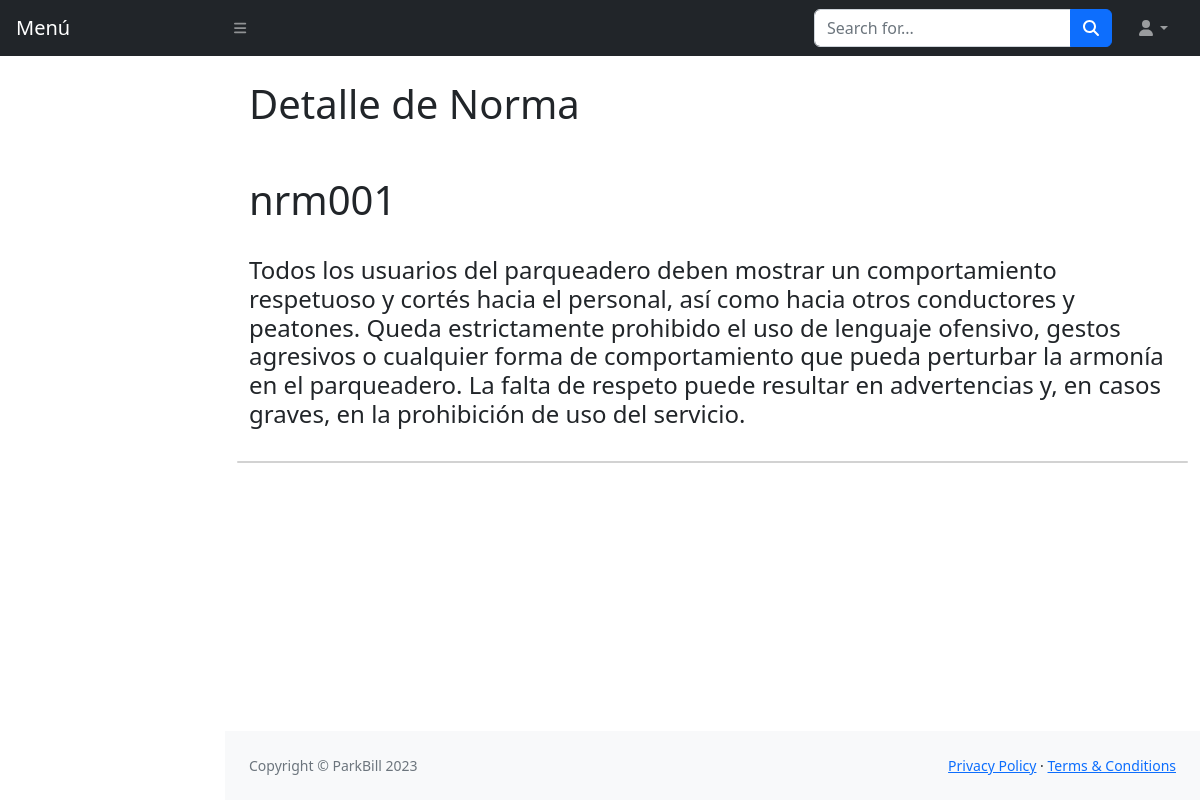
The page /CrudFront/Normatividad/detalle_norma.php?id_norma=nrm001 on the database its author committed.
### tables this page shows
CREATE TABLE IF NOT EXISTS `normatividad` (
  `id_norma` varchar(10) NOT NULL,
  `descripcion` varchar(500) NOT NULL,
  PRIMARY KEY (`id_norma`)
);

### ClasesDAO/NormatividadDAO.php (called while the page is built, shortened)
<?php
class NormatividadDAO{
    public function ver_norma($id){
        $conex=Conexion::conexion();
        $sql = "select * from normatividad where id_norma='$id'";
        $query = $conex->prepare($sql);
        $query->execute();
        $normas = $query->fetch(PDO::FETCH_ASSOC);
        return $normas;
    }
}
?>

### CrudFront/Normatividad/detalle_norma.php (the view, shortened to what this page needs)
<?php
include('../../controlador.php');
$detalle_norma=$normatividaddao->ver_norma($_REQUEST['id_norma']);
?>
<!DOCTYPE html>
<html lang="es">
    <head>
        <link href="https://cdn.jsdelivr.net/npm/simple-datatables@7.1.2/dist/style.min.css" rel="stylesheet" />
        <link href="../../css/styles.css" rel="stylesheet" />
    </head>
    <body class="sb-nav-fixed">
        <?php require ('../../topnav.php')?>
        <div id="layoutSidenav">
            <div id="layoutSidenav_content">
            <main>
                    <div class="container-fluid px-4">
                        <h1 class="mt-4">Detalle de Norma <br><br> <?php echo $detalle_norma['id_norma'] ?></h1>
                        <ol class="breadcrumb mb-4">
                            <li><br><h4><?php echo $detalle_norma['descripcion'] ?></h4></li>
                        </ol>
                        <div class="row">
                            <div class="card mb-4">
                            </div>
                        </div>
                    </div>
                </main>
                <footer class="py-4 bg-light mt-auto">
                    <div class="container-fluid px-4">
                        <div class="d-flex align-items-center justify-content-between small">
                            <div class="text-muted">Copyright &copy; ParkBill 2023</div>
                            <div>
                                <a href="#">Privacy Policy</a>
                                &middot;
                                <a href="#">Terms &amp; Conditions</a>
                            </div>
                        </div>
                    </div>
                </footer>
            </div>
        </div>
    </body>
</html>

### rows shown on the page
normatividad: id_norma "nrm001", descripcion "Todos los usuarios del parqueadero deben mostrar un comportamiento respetuoso y cortés hacia el personal, así como hacia otros conductores y peatones. Queda estrictamente prohibido el uso de lenguaje ofensivo, gestos agresivos o cualquier forma de comportamiento que pueda perturbar la armonía en el parqueadero. La falta de respeto puede resultar en advertencias y, en casos graves, en la prohibición de uso del servicio."
